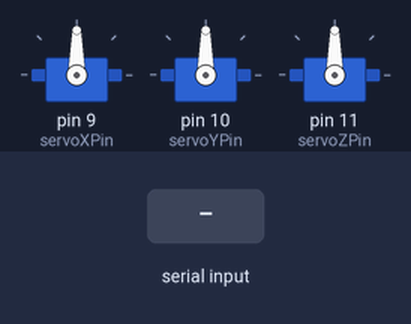
The sketch below on a simulated Arduino Uno, built with avr-gcc and run on an emulated ATmega328P. On the bench: 3 × servo. Inputs (shaded band) come from the test bench.

Above: at 1.2 s.
1.3 s: byte 1 (1) received over Serial
At 1.7 s:
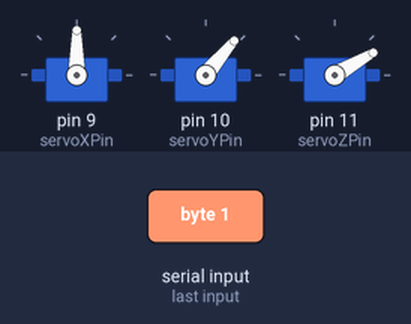
At 3.0 s:
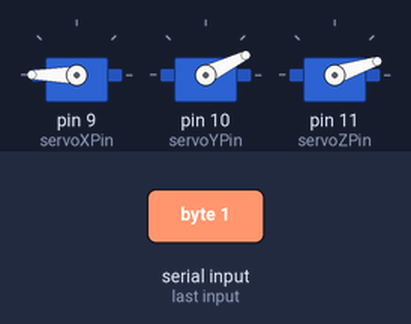
3.3 s: byte 2 (2) received over Serial
At 4.2 s:
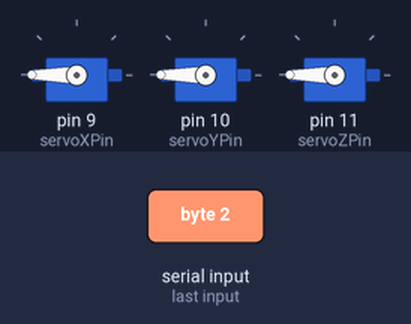
Timing chart, 0 to 6.3 s (numbered marks = the images above; inputs shaded):
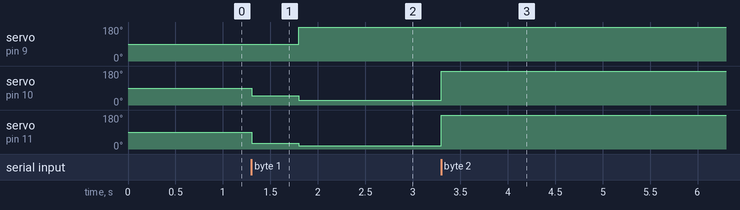

The sketch:

robot_arm_3axis_key_pressed.ino
```cpp
#include <Servo.h>

Servo servoX;  // create servo object to control an X axis servo
Servo servoY;  // and for Y
Servo servoZ;

// (a maximum of eight servo objects can be created!)

int servoXPin = 9;  // what pins are our servos connected to?
int servoYPin = 10;
int servoZPin = 11;

int posX = 0;    // variable to store the servo position
int posY = 0;
int posZ = 0; // variable to store the other servo position

void setup() {
  Serial.begin(9600);  // we're gonna use serial comm.

  // "attach" servos
  servoX.attach(servoXPin);
  servoY.attach(servoYPin);
  servoZ.attach(servoZPin);
}

void loop() {
  // see if there is available serial data
  if (Serial.available() > 0) {
    int inByte = Serial.read();

    if (inByte == 1) {
      servoX.write(90);
      servoY.write(50);
      servoZ.write(30);

      delay(500);

      servoX.write(180);
      servoY.write(26);
      servoZ.write(18);

    }
    if (inByte == 2) {
      servoX.write(180);
      servoY.write(180);
      servoZ.write(180);

    }

    // read the incoming bytes
    //posX = Serial.read();
    //posY = Serial.read();
    //posZ = Serial.read();
  }

  // "write" for a servo motor just tells it what angle to go to

}
```

Measured:
- after the input at 1.3 s, servo on pin 9 (servoXPin): 90° → 180° after 0.50 s; servo on pin 10 (servoYPin): 90° → 50° at once, → 26° 0.50 s later; servo on pin 11 (servoZPin): 90° → 30° at once, → 18° 0.50 s later
- after the input at 3.3 s, servo on pin 10 (servoYPin): 26° → 180° at once; servo on pin 11 (servoZPin): 18° → 180° at once
